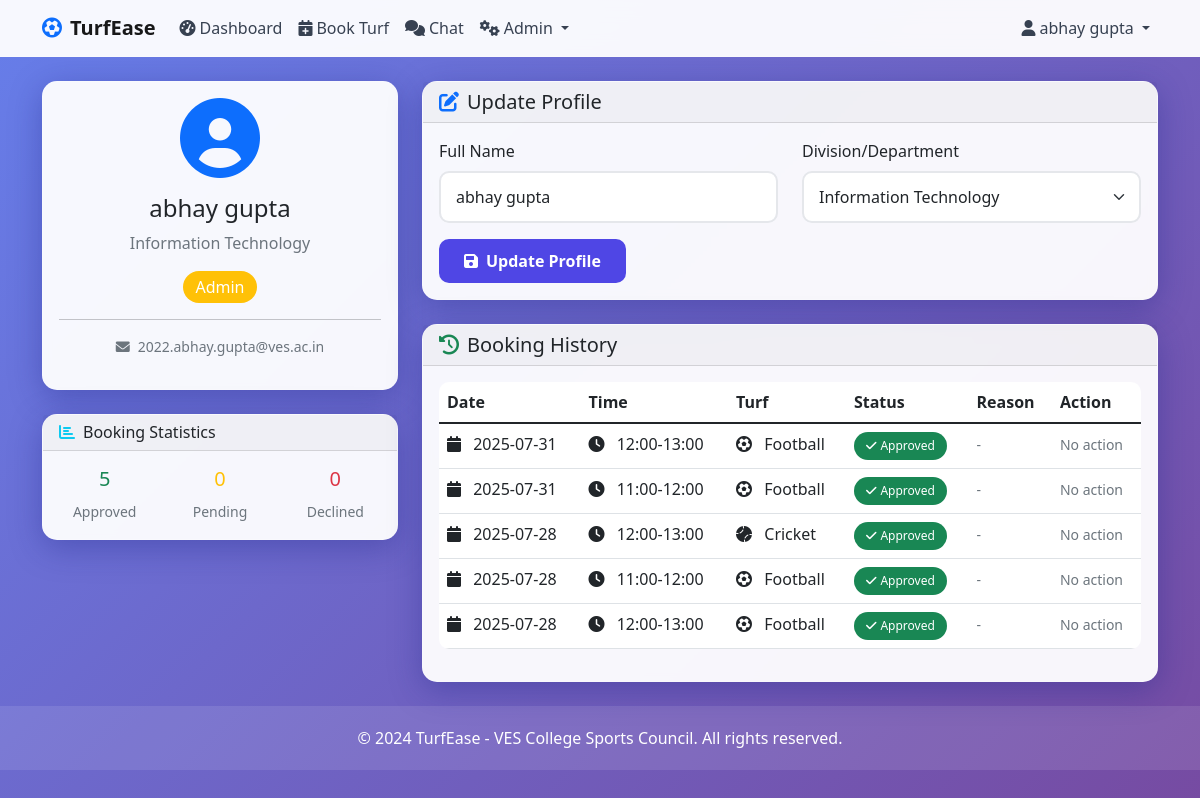
Screenshot of /profile (signed in) with the database file from the repository.
### tables this page shows
CREATE TABLE users (
        id INTEGER PRIMARY KEY AUTOINCREMENT,
        email TEXT UNIQUE NOT NULL,
        name TEXT NOT NULL,
        division TEXT,
        is_admin BOOLEAN DEFAULT 0,
        is_active BOOLEAN DEFAULT 0,
        password_hash TEXT,
        created_at TIMESTAMP DEFAULT CURRENT_TIMESTAMP
    , otp TEXT);

CREATE TABLE bookings (
            id INTEGER PRIMARY KEY AUTOINCREMENT,
            user_id INTEGER NOT NULL,
            turf_side TEXT NOT NULL,
            booking_date DATE NOT NULL,
            time_slot TEXT NOT NULL,
            status TEXT DEFAULT 'pending',
            reason TEXT,
            created_at TIMESTAMP DEFAULT CURRENT_TIMESTAMP,
            FOREIGN KEY (user_id) REFERENCES users (id)
        );

### app.py (the view, shortened to what this page needs)
@app.route('/profile', methods=['GET', 'POST'])
@login_required
def profile():
    conn = get_db_connection()
    bookings = conn.execute('''
        SELECT * FROM bookings
        WHERE user_id = ?
        ORDER BY booking_date DESC, created_at DESC
    ''', (current_user.id,)).fetchall()
    conn.close()
    return render_template("profile.html",
                                user=current_user,
                                bookings=bookings)

### app.py (called while the page is built)
@login_manager.user_loader
def load_user(user_id):
    conn = sqlite3.connect(DATABASE)
    cursor = conn.cursor()
    cursor.execute('SELECT * FROM users WHERE id = ?', (user_id,))
    user_data = cursor.fetchone()
    conn.close()
    if user_data:
        return User(
            user_data[0],  # id
            user_data[1],  # email
            user_data[2],  # name
            user_data[3],  # division
            user_data[4],  # is_admin
            user_data[5],  # is_active (adjust index if needed)
        )
    return None

def get_db_connection():
    conn = sqlite3.connect(DATABASE)
    conn.row_factory = sqlite3.Row
    return conn

    @property
    def is_active(self):
        return bool(self._is_active_flag)  # Overriding default property safely

### templates/profile.html (shortened to what this page needs)
{% extends "base.html" %}
{% block content %}
<div class="row">
    <div class="col-md-4 mb-4">
        <div class="card">
            <div class="card-body text-center">
                <div class="mb-3">
                    <i class="fas fa-user-circle text-primary" style="font-size: 5rem;"></i>
                </div>
                <h4>{{ user.name }}</h4>
                <p class="text-muted">{{ user.division }}</p>
                <span class="badge bg-{{ 'warning' if user.is_admin else 'primary' }} fs-6">
                    {{ 'Admin' if user.is_admin else 'Student' }}
                </span>
                <hr>
                <p class="text-muted small">
                    <i class="fas fa-envelope me-2"></i>{{ user.email }}
                </p>
            </div>
        </div>
        <div class="card mt-4">
            <div class="card-header">
                <h6 class="mb-0">
                    <i class="fas fa-chart-bar text-info me-2"></i>Booking Statistics
                </h6>
            </div>
            <div class="card-body">
                <div class="row text-center">
                    <div class="col-4">
                        <h5 class="text-success">{{ bookings|selectattr("status", "equalto", "approved")|list|length }}</h5>
                        <small class="text-muted">Approved</small>
                    </div>
                    <div class="col-4">
                        <h5 class="text-warning">{{ bookings|selectattr("status", "equalto", "pending")|list|length }}</h5>
                        <small class="text-muted">Pending</small>
                    </div>
                    <div class="col-4">
                        <h5 class="text-danger">{{ bookings|selectattr("status", "equalto", "declined")|list|length }}</h5>
                        <small class="text-muted">Declined</small>
                    </div>
                </div>
            </div>
        </div>
    </div>
    <div class="col-md-8">
        <div class="card mb-4">
            <div class="card-header">
                <h5 class="mb-0">
                    <i class="fas fa-edit text-primary me-2"></i>Update Profile
                </h5>
            </div>
            <div class="card-body">
                <form method="POST">
                    <div class="row">
                        <div class="col-md-6 mb-3">
                            <label for="name" class="form-label">Full Name</label>
                            <input type="text" class="form-control" id="name" name="name"
                                   value="{{ user.name }}" required>
                        </div>
                        <div class="col-md-6 mb-3">
                            <label for="division" class="form-label">Division/Department</label>
                            <select class="form-select" id="division" name="division" required>
                                <option value="Information Technology" {{ 'selected' if user.division == 'Information Technology' }}>Information Technology</option>
                            </select>
                        </div>
                    </div>
                    <button type="submit" class="btn btn-primary">
                        <i class="fas fa-save me-2"></i>Update Profile
                    </button>
                </form>
            </div>
        </div>
        <div class="card">
            <div class="card-header">
                <h5 class="mb-0">
                    <i class="fas fa-history text-success me-2"></i>Booking History
                </h5>
            </div>
            <div class="card-body">
                {% if bookings %}
                <div class="table-responsive">
                    <table class="table table-hover">
                        <thead>
                            <tr>
                                <th>Date</th>
                                <th>Time</th>
                                <th>Turf</th>
                                <th>Status</th>
                                <th>Reason</th>
                                <th>Action</th>
                            </tr>
                        </thead>
                        <tbody>
                            {% for booking in bookings %}
                            <tr>
                                <td>
                                    <i class="fas fa-calendar me-2"></i>
                                    {{ booking.booking_date }}
                                </td>
                                <td>
                                    <i class="fas fa-clock me-2"></i>
                                    {{ booking.time_slot }}
                                </td>
                                <td>
                                    <i class="fas fa-{{ 'futbol' if booking.turf_side == 'Football' else 'baseball-ball' }} me-2"></i>
                                    {{ booking.turf_side }}
                                </td>
                                <td>
                                    <span class="badge bg-{{ 'success' if booking.status == 'approved' else 'warning' if booking.status == 'pending' else 'danger' if booking.status == 'declined' else 'secondary' }}">
                                        {% if booking.status == 'approved' %}
                                            <i class="fas fa-check me-1"></i>Approved
                                        {% elif booking.status == 'pending' %}
                                            <i class="fas fa-clock me-1"></i>Pending
                                        {% elif booking.status == 'declined' %}
                                            <i class="fas fa-times me-1"></i>Declined
                                        {% elif booking.status == 'cancelled' %}
                                            <i class="fas fa-ban me-1"></i>Cancelled
                                        {% endif %}
                                    </span>
                                </td>
                                <td>
                                    {% if booking.reason %}
                                        <small class="text-muted">{{ booking.reason }}</small>
                                    {% else %}
                                        <small class="text-muted">-</small>
                                    {% endif %}
                                </td>
                                <td>
                                    {% if booking.status == 'pending' %}
                                    <form method="POST" action="{{ url_for('cancel_booking', booking_id=booking.id) }}" class="d-inline">
                                        <button type="submit" class="btn btn-sm btn-outline-danger"
                                                onclick="return confirm('Are you sure you want to cancel this booking?')">
                                            <i class="fas fa-times"></i> Cancel
                                        </button>
                                    </form>
                                    {% else %}
                                        <small class="text-muted">No action</small>
                                    {% endif %}
                                </td>
                            </tr>
                            {% endfor %}
                        </tbody>
                    </table>
                </div>
                {% endif %}
            </div>
        </div>
    </div>
</div>
{% endblock %}

### templates/base.html (shortened to what this page needs)
<!DOCTYPE html>
<html lang="en">
<head>
    <link href="https://cdn.jsdelivr.net/npm/bootstrap@5.1.3/dist/css/bootstrap.min.css" rel="stylesheet">
    <link href="https://cdnjs.cloudflare.com/ajax/libs/font-awesome/6.0.0/css/all.min.css" rel="stylesheet">
</head>
<body>
    <nav class="navbar navbar-expand-lg navbar-light">
        <div class="container">
            <a class="navbar-brand fw-bold" href="{{ url_for('index') }}">
                <i class="fas fa-futbol text-primary me-2"></i>TurfEase
            </a>
            <div class="collapse navbar-collapse" id="navbarNav">
                <ul class="navbar-nav me-auto">
                    {% if current_user.is_authenticated %}
                    <li class="nav-item">
                        <a class="nav-link" href="{{ url_for('dashboard') }}">
                            <i class="fas fa-tachometer-alt me-1"></i>Dashboard
                        </a>
                    </li>
                    <li class="nav-item">
                        <a class="nav-link" href="{{ url_for('book_turf') }}">
                            <i class="fas fa-calendar-plus me-1"></i>Book Turf
                        </a>
                    </li>
                    <li class="nav-item">
                        <a class="nav-link" href="{{ url_for('chat') }}">
                            <i class="fas fa-comments me-1"></i>Chat
                        </a>
                    </li>
                    {% if current_user.is_admin %}
                    <li class="nav-item dropdown">
                        <a class="nav-link dropdown-toggle" href="#" role="button" data-bs-toggle="dropdown">
                            <i class="fas fa-cogs me-1"></i>Admin
                        </a>
                    </li>
                    {% endif %}
                    {% endif %}
                </ul>
                <ul class="navbar-nav">
                    {% if current_user.is_authenticated %}
                    <li class="nav-item dropdown">
                        <a class="nav-link dropdown-toggle" href="#" role="button" data-bs-toggle="dropdown">
                            <i class="fas fa-user me-1"></i>{{ current_user.name }}
                        </a>
                    </li>
                    {% endif %}
                </ul>
            </div>
        </div>
    </nav>
    <main class="container my-4">
        {% block content %}{% endblock %}
    </main>
    <footer class="footer mt-auto">
        <div class="container">
            <p class="mb-0">&copy; 2024 TurfEase - VES College Sports Council. All rights reserved.</p>
        </div>
    </footer>
</body>
</html>

### templates/base.html (style rules this page uses)
:root { --primary-color: #4f46e5; --secondary-color: #6366f1; --success-color: #10b981; --danger-color: #ef4444; --warning-color: #f59e0b; --info-color: #3b82f6; }
body { background: linear-gradient(135deg, #667eea 0%, #764ba2 100%); min-height: 100vh; font-family: 'Segoe UI', Tahoma, Geneva, Verdana, sans-serif; }
.navbar { background: rgba(255, 255, 255, 0.95) !important; backdrop-filter: blur(10px); border-bottom: 1px solid rgba(255, 255, 255, 0.2); z-index: 1080 !important; position: relative; }
.card { background: rgba(255, 255, 255, 0.95); border: none; border-radius: 15px; box-shadow: 0 8px 32px rgba(31, 38, 135, 0.37); backdrop-filter: blur(4px); border: 1px solid rgba(255, 255, 255, 0.18); }
.btn-primary { background: var(--primary-color); border: none; border-radius: 10px; padding: 10px 25px; font-weight: 600; transition: all 0.3s ease; }
.form-control, .form-select { border-radius: 10px; border: 2px solid #e5e7eb; padding: 12px 15px; transition: all 0.3s ease; }
.table { background: white; border-radius: 10px; overflow: hidden; }
.badge { padding: 8px 12px; border-radius: 20px; font-weight: 500; }
.nav-link { color: #374151 !important; font-weight: 500; transition: color 0.3s ease; }
.footer { background: rgba(255, 255, 255, 0.1); color: white; text-align: center; padding: 20px 0; margin-top: 50px; }

### rows the page displays
users: name "abhay gupta", division "Information Technology", email "2022.abhay.gupta@ves.ac.in"
bookings: booking_date "2025-07-31", time_slot "12:00-13:00", turf_side "Football", status "approved" (drawn)
bookings: booking_date "2025-07-31", time_slot "11:00-12:00", turf_side "Football", status "approved" (drawn)
bookings: booking_date "2025-07-28", time_slot "12:00-13:00", turf_side "Cricket", status "approved" (drawn)
bookings: booking_date "2025-07-28", time_slot "11:00-12:00", turf_side "Football", status "approved" (drawn)
bookings: booking_date "2025-07-28", time_slot "12:00-13:00", turf_side "Football", status "approved" (drawn)

### other values shown
{{ 'Admin' if user.is_admin else 'Student' }} "Admin"
{{ bookings|selectattr("status", "equalto", "approved")|list|length }} "5"
{{ bookings|selectattr("status", "equalto", "pending")|list|length }} "0"
{{ bookings|selectattr("status", "equalto", "declined")|list|length }} "0"
